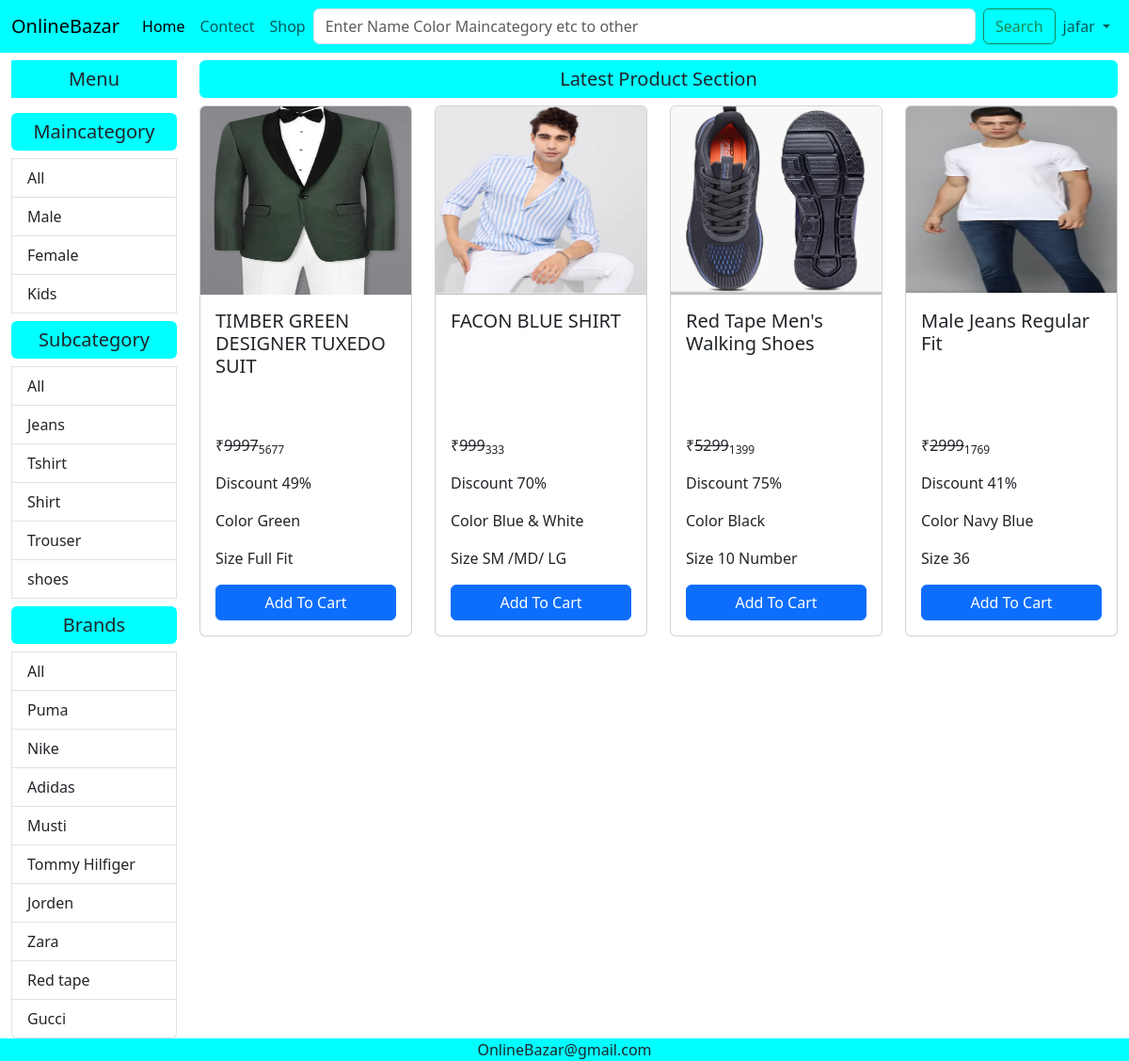
Page /shop/Male/All/All/ (signed in) on the committed database.
### mainapp/models.py (models this page shows, shortened)
class Maincategory(models.Model):
    id=models.AutoField(primary_key=True)
    name=models.CharField(max_length=30)

class Subcategory(models.Model):
    id=models.AutoField(primary_key=True)
    name=models.CharField(max_length=30)

class Brand(models.Model):
    id=models.AutoField(primary_key=True)
    name=models.CharField(max_length=30)

class Product(models.Model):
    id=models.AutoField(primary_key=True)
    name=models.CharField(max_length=60)
    maincategory=models.ForeignKey(Maincategory,on_delete=models.CASCADE)
    subcategory=models.ForeignKey(Subcategory,on_delete=models.CASCADE)
    brand=models.ForeignKey(Brand,on_delete=models.CASCADE)
    color=models.CharField(max_length=20)
    size=models.CharField(max_length=20)
    description=models.TextField()
    baseprice=models.IntegerField()
    discount=models.IntegerField(default=0,null=True,blank=True)
    finalprice=models.IntegerField()
    pic1=models.ImageField(upload_to="uploads",default="",null=True,blank=True)
    pic2=models.ImageField(upload_to="uploads",default="",null=True,blank=True)
    pic3=models.ImageField(upload_to="uploads",default="",null=True,blank=True)
    pic4=models.ImageField(upload_to="uploads",default="",null=True,blank=True)

### mainapp/views.py (the view)
# urls.py: path('shop/<str:mc>/<str:sc>/<str:br>/',views.shoppage),
def shoppage(Request,mc,sc,br):
    if (mc == 'All' and sc == 'All' and br == 'All'):
        data = Product.objects.all().order_by('id').reverse()
    elif (mc != 'All' and sc == 'All' and br == 'All'):
        data = Product.objects.filter(
            maincategory=Maincategory.objects.get(name=mc)).order_by('id').reverse()
    elif (mc == 'All' and sc != 'All' and br == 'All'):
        data = Product.objects.filter(
            subcategory=Subcategory.objects.get(name=sc)).order_by('id').reverse()
    elif (mc == 'All' and sc == 'All' and br != 'All'):
        data = Product.objects.filter(
            brand=Brand.objects.get(name=br)).order_by('id').reverse()
    elif (mc != 'All' and sc != 'All' and br == 'All'):
        data = Product.objects.filter(maincategory=Maincategory.objects.get(
            name=mc), subcategory=Subcategory.objects.get(name=sc)).order_by('id').reverse()
    elif (mc != 'All' and sc == 'All' and br != 'All'):
        data = Product.objects.filter(maincategory=Maincategory.objects.get(
            name=mc), brand=Brand.objects.get(name=br)).order_by('id').reverse()
    elif (mc == 'All' and sc != 'All' and br != 'All'):
        data = Product.objects.filter(brand=Brand.objects.get(
            name=br), subcategory=Subcategory.objects.get(name=sc)).order_by('id').reverse()
    else:
        data = Product.objects.filter(maincategory=Maincategory.objects.get(name=mc), brand=Brand.objects.get(
            name=br), subcategory=Subcategory.objects.get(name=sc)).order_by('id').reverse()
    maincategory = Maincategory.objects.all()
    subcategory = Subcategory.objects.all()
    brand = Brand.objects.all()
    return render(Request, "shop.html", {'data': data, 'maincategory': maincategory, 'subcategory': subcategory, 'brand': brand, 'mc': mc, 'sc': sc, 'br': br})

### mainapp/templates/shop.html (shortened to what this page needs)
{% extends "home.html" %}
{% block content %}
<div class="container-fluid">
    <div class="row">
        <div class="col-lg-2 col-md-3 col-sm-6 col-12">
            <h5 class="background mt-2 text-center p-2 ">Menu</h5>
            <div class="list-group">
                <h5 class="background mt-2 text-center rounded p-2">Maincategory</h5>
                <a href="/shop/All/{{sc}}/{{br}}/" class="list-group-item list-group-item-action">All</a>
               {% for i in maincategory %}
               <a href="/shop/{{i.name}}/{{sc}}/{{br}}/" class="list-group-item list-group-item-action">{{i.name}}</a>
               {% endfor %}
            <h5 class="background text-center rounded mt-2 p-2">Subcategory</h5>
            <a href="/shop/{{mc}}/All/{{br}}/" class="list-group-item list-group-item-action">All</a>
            {% for i in subcategory %}
            <a href="/shop/{{mc}}/{{i.name}}/{{br}}" class="list-group-item list-group-item-action">{{i.name}}</a>
            {% endfor %}
            <h5 class="background text-center rounded mt-2 p-2">Brands</h5>
            <a href="/shop/{{mc}}/{{sc}}/All/" class="list-group-item list-group-item-action">All</a>
            {% for i in brand %}
            <a href="/shop/{{mc}}/{{sc}}/{{i.name}}" class="list-group-item list-group-item-action">{{i.name}}</a>
            {% endfor %}
              </div>
        </div>
        <div class="col-lg-10 col-md-9 col-sm-6 col-12">
            <h5 class="background text-center p-2 my-2 rounded">Latest Product Section</h5>
                <div class="row">
                    {% for i in data %}
                    <div class="col-xl-3 col-lg-3 col-md-4 col-sm-6 col-12 mb-3">
                        <div class="card">
                            <img src="{{ i.pic1.url }}" height="200px" class="card-img-top" alt="...">
                            <div class="card-body">
                                <h5 class="card-title">{{i.name}}</h5>
                                <br>
                                <p class="card-text">&#8377;<del>{{i.baseprice}}</del><sub>{{i.finalprice}}</sub></p>
                                <p class="card-text">Discount {{i.discount}}%</p>
                                <p class="card-text">Color {{i.color}}</p>
                                <p class="card-text">Size {{i.size}}</p>
                                <a href="/single/{{i.id}}" class="btn btn-primary w-100">Add To Cart</a>
                            </div>
                        </div>
                    </div>
                    {% endfor %}
                </div>
            </div>
        </div>
    </div>
{% endblock %}

### mainapp/templates/home.html (shortened to what this page needs)
{% load static %}
<!DOCTYPE html>
<html lang="en">
<head>
    <link href="https://cdn.jsdelivr.net/npm/bootstrap@5.3.0-alpha1/dist/css/bootstrap.min.css" rel="stylesheet"
>
        <link rel="stylesheet" href="https://cdn.jsdelivr.net/npm/bootstrap-icons@1.3.0/font/bootstrap-icons.css">
    <link rel="stylesheet" href="{% static 'CSS/style.css'%}">
</head>
<body>
    <nav class="navbar navbar-expand-lg background sticky-top">
        <div class="container-fluid">
            <a class="navbar-brand" href="/">OnlineBazar</a>
            <div class="collapse navbar-collapse" id="navbarSupportedContent">
                <ul class="navbar-nav me-auto mb-2 mb-lg-0">
                    <li class="nav-item">
                        <a class="nav-link active" aria-current="page" href="/">Home</a>
                    </li>
                    <li class="nav-item">
                        <a class="nav-link" href="/contect/">Contect</a>
                    </li>
                    <li class="nav-item">
                        <a class="nav-link" href="/shop/All/All/All">Shop</a>
                    </li>
                </ul>
                <form class="d-flex w-100" role="search" action="/search/" method="post">
                    <input class="form-control me-2" type="search" placeholder="Enter Name Color Maincategory etc to other" name="search" aria-label="Search">
                    <button class="btn btn-outline-success" type="submit">Search</button>
                </form>
                <ul class="navbar-nav me-auto mb-2 mb-lg-0">
                    <li class="nav-item dropdown">
                        <a class="nav-link dropdown-toggle" href="#" role="button" data-bs-toggle="dropdown"
                            aria-expanded="false">
                            {{request.user.username}}
                        </a>
                        {% if request.user.is_authenticated %}
                    </li>
                    {% else %}
                    <li class="nav-item">
                        <a class="nav-link" href="/login/">Login</a>
                    </li>
                    {% endif %}
            </div>
        </div>
    </nav>
    {% block content %}{% endblock %}
    <footer class="background text-center">OnlineBazar@gmail.com</footer>
</body>
</html>

### mainapp/static/CSS/style.css (style rules this page uses)
.background { background-color: aqua; }
.card-title { height: 100px; }

### rows in the picture
Maincategory: name "Male"
Maincategory: name "Female"
Maincategory: name "Kids"
Subcategory: name "Jeans"
Subcategory: name "Tshirt"
Subcategory: name "Shirt"
Subcategory: name "Trouser"
Subcategory: name "shoes"
Brand: name "Puma"
Brand: name "Nike"
Brand: name "Adidas"
Brand: name "Musti"
Brand: name "Tommy Hilfiger"
Brand: name "Jorden"
Brand: name "Zara"
Brand: name "Red tape"
Brand: name "Gucci"
Product: pic1 (picture), name "TIMBER GREEN DESIGNER TUXEDO SUIT", baseprice "9997", finalprice "5677", discount "49", color "Green", size "Full Fit"
Product: pic1 (picture), name "FACON BLUE SHIRT", baseprice "999", finalprice "333", discount "70", color "Blue & White", size "SM /MD/ LG"
Product: pic1 (picture), name "Red Tape Men's Walking Shoes", baseprice "5299", finalprice "1399", discount "75", color "Black", size "10 Number"
Product: pic1 (picture), name "Male Jeans Regular Fit", baseprice "2999", finalprice "1769", discount "41", color "Navy Blue", size "36"

### other values in the picture
{{ request.user.username }} "jafar"
